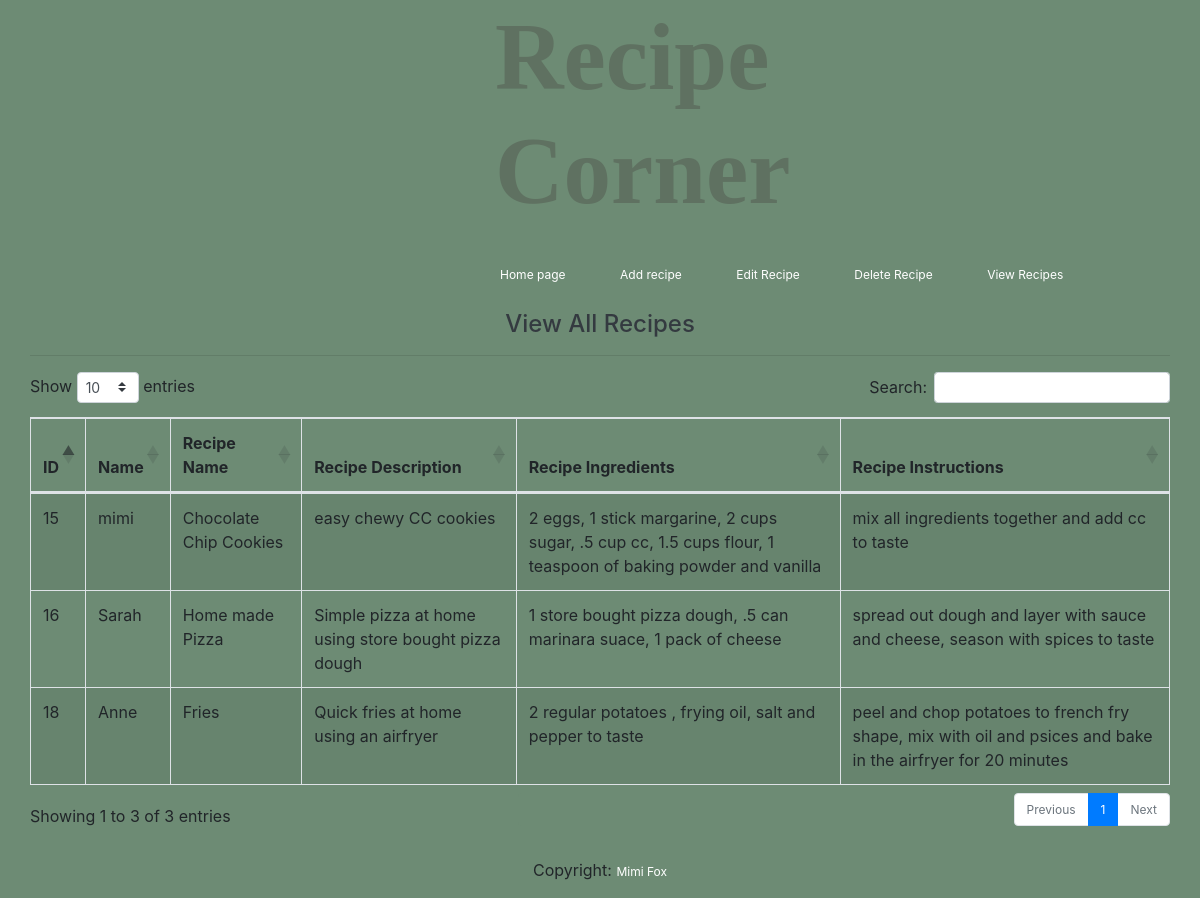
The app's page /viewRecipes.php with its own data.
### tables this page shows
CREATE TABLE IF NOT EXISTS `recipe_info` (
  `id` int NOT NULL AUTO_INCREMENT,
  `name` varchar(15) NOT NULL,
  `recipe_name` varchar(255) NOT NULL,
  `recipe_description` varchar(255) NOT NULL,
  `recipe_ingredients` varchar(255) NOT NULL,
  `recipe_instructions` varchar(255) NOT NULL,
  PRIMARY KEY (`id`)
);

### viewRecipes.php (the view, shortened to what this page needs)
<!DOCTYPE html>
<html lang="en">
<head>
<link rel="stylesheet" type="text/css" href="https://cdnjs.cloudflare.com/ajax/libs/twitter-bootstrap/4.6.0/css/bootstrap.min.css"/>
<link rel="stylesheet" type="text/css" href="https://cdn.datatables.net/1.12.1/css/dataTables.bootstrap4.min.css"/>
</head>
<body>
<div class="header">
<div class="cont">
		<h1><b>Recipe Corner</b></h1>
	</div>
	<nav>
		<ul class= "navlinks">
            <li><a href="home.php">Home page</a></li>
			<li><a href="addRecipe.php">Add recipe</a></li>
			<li><a href="editRecipes.php">Edit Recipe</a></li>
			<li><a href="deleteRecipe.php">Delete Recipe</a></li>
			<li><a href="viewRecipes.php">View Recipes</a></li>
		</ul>
		</nav>
		</div>
<div class="container">
	<div class="row justify-content-center">
		<div>
		<h4 class="text-center text-dark">View All Recipes</h4>
 <hr>
 <table class="table table-bordered table-striped table-hover">
 <thead>
 <tr>
 <th>ID</th>
 <th>Name</th>
 <th>Recipe Name</th>
 <th>Recipe Description</th>
 <th>Recipe Ingredients</th>
 <th>Recipe Instructions</th>
 </tr>
 </thead>
 <tbody>
 <?php
 include("connection.php");
$query = "select * from recipe_info";
$data = mysqli_query($conn, $query);
$total = mysqli_num_rows($data);
if($total!=0)
{
	while($result = mysqli_fetch_assoc($data))
{
	echo "
	<tr>
	<td>".$result['id']."</td>
	<td>".$result['name']."</td>
	<td>".$result['recipe_name']."</td>
	<td>".$result['recipe_description']."</td>
	<td>".$result['recipe_ingredients']."</td>
	<td>".$result['recipe_instructions']."</td>
	</tr>
	";
	}
}
else
{
echo "No records found";
}
?>
 </tbody>
 </table>
 </div>
 </div>
 </div>
</body>
</html>
<?php
include("footer.php");
?>

### footer.php (shortened to what this page needs)
<div id="footer">
		<p>Copyright: <a href="aboutme.php" target="_blank">Mimi Fox</a> </p>
	</div>
</body>
</html>

### viewRecipes.php (style rules this page uses)
* { background-color:#6D8B74; }
body { background-color: #6D8B74; }
.header { padding-left: 450px; color: #5F7161; }
.cont h1 { font-family: none; font-weight: 500px; font-size: 95px; padding-left: 0; padding-right: 400px; padding-bottom: 20px; }
li, a { font-weight: 500px; font-size: 12px; color: white; text-decoration: none; }
.navlinks { list-style: none; padding-bottom: 0px; padding-right: 0; padding-left: 50px; }
.navlinks li { display: inline-block; text-align: center; padding: 10px 50px; padding-left: 0px; }
.navlinks li a { transition: all 0.4s ease 0s; }
.cont { padding-left: 45px; }

### footer.php (style rules this page uses)
#footer { padding-top: 30px; text-align: center; }

### records on screen
recipe_info: id "15", name "mimi", recipe_name "Chocolate Chip Cookies", recipe_description "easy chewy CC cookies", recipe_ingredients "2 eggs, 1 stick margarine, 2 cups sugar, .5 cup cc, 1.5 cups flour, 1 teaspoon of baking powder and vanilla", recipe_instructions "mix all ingredients together and add cc to taste"
recipe_info: id "16", name "Sarah", recipe_name "Home made Pizza", recipe_description "Simple pizza at home using store bought pizza dough", recipe_ingredients "1 store bought pizza dough, .5 can marinara suace, 1 pack of cheese", recipe_instructions "spread out dough and layer with sauce and cheese, season with spices to taste"
recipe_info: id "18", name "Anne", recipe_name "Fries", recipe_description "Quick fries at home using an airfryer", recipe_ingredients "2 regular potatoes , frying oil, salt and pepper to taste", recipe_instructions "peel and chop potatoes to french fry shape, mix with oil and psices and bake in the airfryer for 20 minutes"
